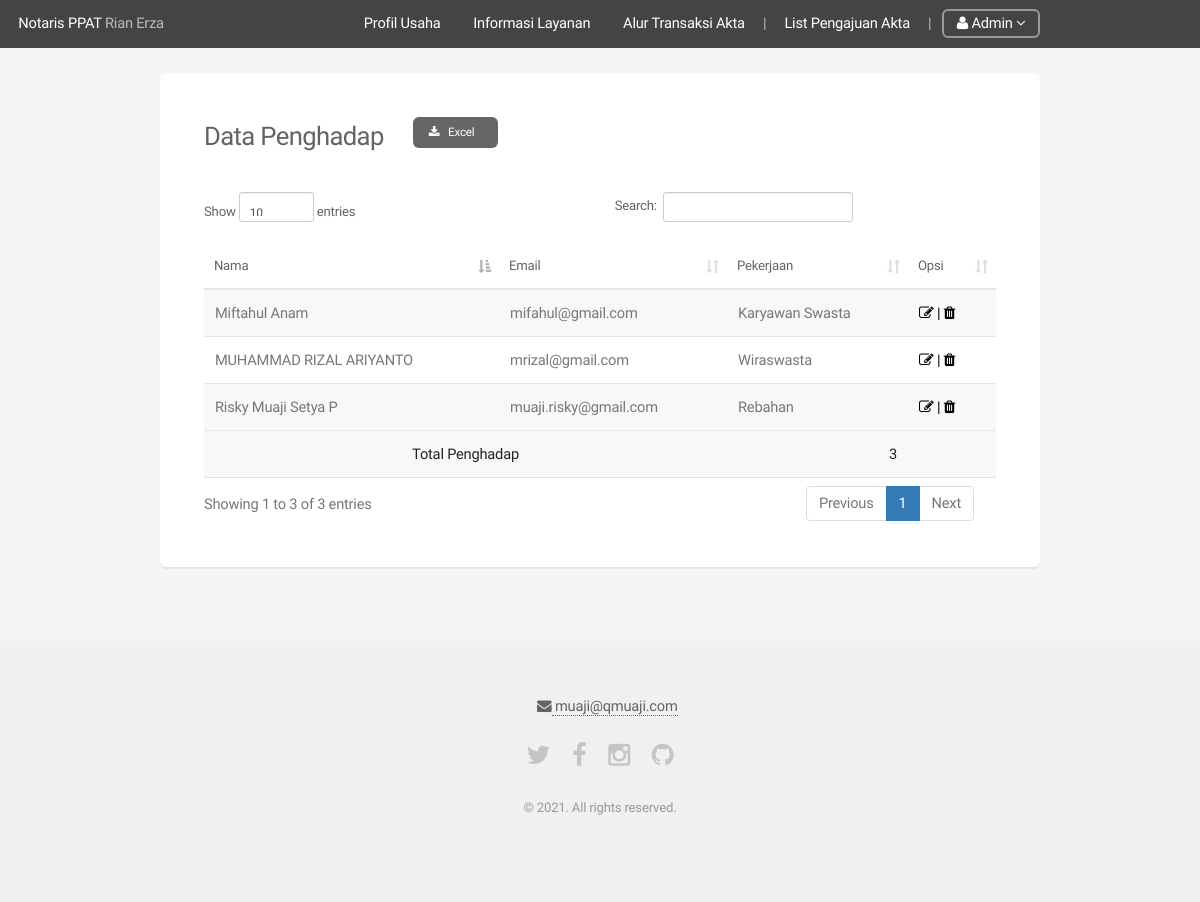
/a_usersData.php (signed in), run on the app's committed database.
### tables this page shows
CREATE TABLE `User` (
  `Id` int(11) NOT NULL,
  `NIK` varchar(20) NOT NULL,
  `NamaLengkap` varchar(50) NOT NULL,
  `TmptLahir` varchar(20) NOT NULL,
  `TglLahir` date NOT NULL,
  `Pekerjaan` varchar(50) NOT NULL,
  `Alamat` varchar(255) NOT NULL,
  `NoTlp` varchar(20) NOT NULL,
  `UserRoleId` int(11) NOT NULL DEFAULT '1',
  `Password` varchar(128) NOT NULL,
  `Email` varchar(50) NOT NULL,
  `LastLogin` datetime NOT NULL,
  `IsActive` tinyint(1) NOT NULL,
  `CreationDate` timestamp NOT NULL DEFAULT CURRENT_TIMESTAMP,
  `EmailCode` varchar(128) NOT NULL,
  `Img` varchar(255) NOT NULL
);

### a_usersData.php (the view, shortened to what this page needs)
<link rel="stylesheet" href="assets/css/bootstrap.min.css" />
<link rel="stylesheet" href="assets/css/dataTables.bootstrap.min.css" />
<?php include 'includes/_header.php' ?>
<div id="main" style="margin-top:-30px" class="container">
	<div class="row">
		<div class="12u">
			<section class="box">
				<div class="row gtr-uniform gtr-50">
					<div class="col-9 col-12-mobilep">
						<h3 class="fit">Data Penghadap</h3>
					</div>
					<div class="col-3 col-12-mobilep">
						<ul class="actions">
							<li>
								<a href="xls/pelanggan_xls.php" class="button small icon fa-download"> Excel</a>
							</li>
						</ul>
					</div>
				</div>
					<table id="users">
						<thead>
							<tr>
								<th>Nama</th>
								<th>Email</th>
								<th>Pekerjaan</th>
								<th>Opsi</th>
							</tr>
						</thead>
						<tbody>
						<?php
						$usersData = mysql_query("SELECT * FROM User WHERE UserRoleId=1 AND IsActive=1");
						$total = mysql_num_rows($usersData);
						while($row = mysql_fetch_assoc($usersData)){
							?>
							<tr>
								<td><?= $row['NamaLengkap'] ?></td>
								<td><?= $row['Email'] ?></td>
								<td><?= $row['Pekerjaan'] ?></td>
								<td><a href="a_userEdit.php?id=<?= $row['Id'] ?>" class="icon fa-edit"> | <a href="#" class="icon fa-trash"></td>
							</tr>
							<?php
						}
						?>
						</tbody>
						<tr>
							<td colspan="2" align="center"><b>Total Penghadap</b></td>
							<td align="right">
								<b> <?=$total ?></b>
							</td>
							<td></td>
						</tr>
					</table>
			</section>
		</div>
	</div>
</div>
<?php include 'includes/_footer.php' ?>

### data on the page
user: NamaLengkap "Miftahul Anam", Email "mifahul@gmail.com", Pekerjaan "Karyawan Swasta"
user: NamaLengkap "MUHAMMAD RIZAL ARIYANTO", Email "mrizal@gmail.com", Pekerjaan "Wiraswasta"
user: NamaLengkap "Risky Muaji Setya P", Email "muaji.risky@gmail.com", Pekerjaan "Rebahan"

### other printed values
$total "3"
